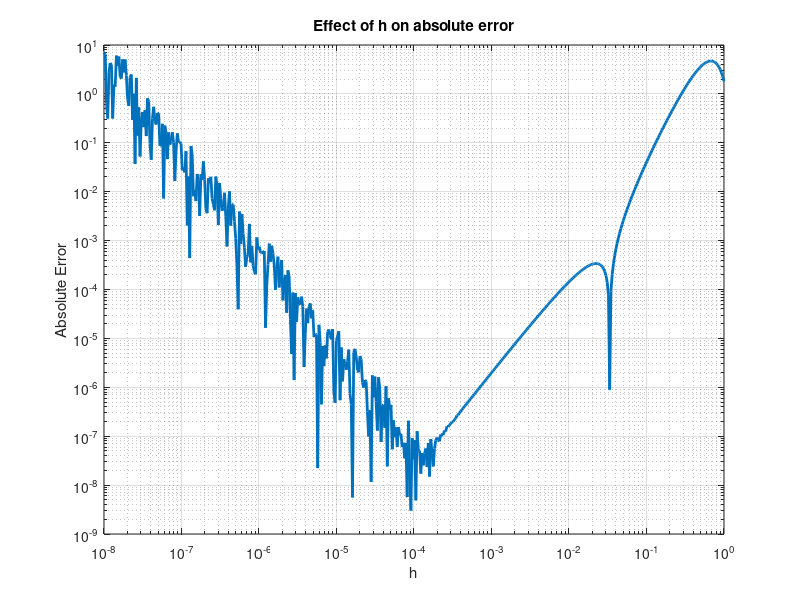

Source code (MATLAB):
f = @(x) sin(x).^3;
% numerical second derivative 
d2 = @(f, x, h) (2*f(x) - 5*f(x + h) + 4*f(x + 2*h) - f(x + 3*h))./(h.^2);
% true second derivative
d2True = @(x) -3*sin(x)^3 + 3*cos(x)*sin(2*x);

% x value to find derivative at
x = 1;

h = logspace(-8,0,500);

% calculate vector of second derivatives 
df2 = d2(f, x, h);
% calculate absolute error
err = abs(df2 - d2True(x));

% plot absolute error
loglog(h,err,"LineWidth",2);
grid on
xlabel("h")
ylabel("Absolute Error")
title("Effect of h on absolute error")